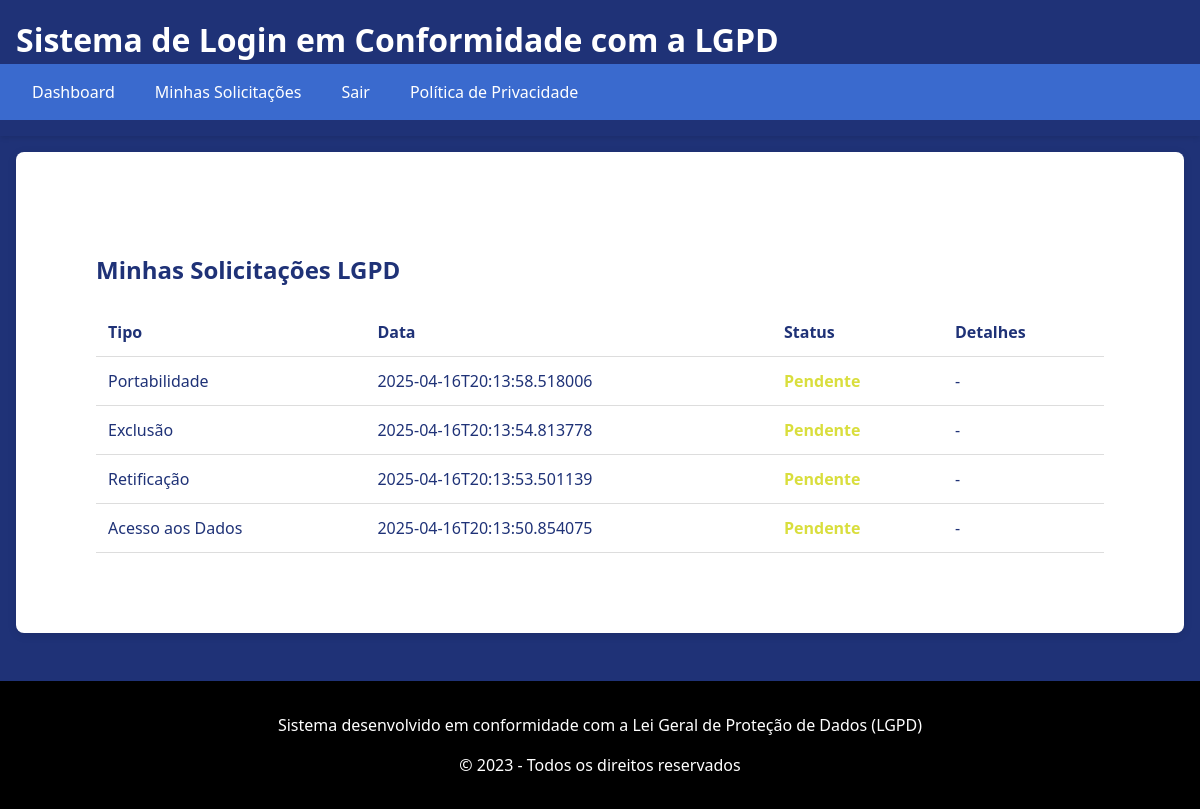
Page /my-requests (signed in) on the committed database.
### tables this page shows
CREATE TABLE data_requests (
        id INTEGER PRIMARY KEY AUTOINCREMENT,
        user_id INTEGER NOT NULL,
        request_type TEXT NOT NULL,
        request_status TEXT DEFAULT 'pending',
        request_data TEXT,
        created_at TEXT NOT NULL,
        processed_at TEXT,
        FOREIGN KEY (user_id) REFERENCES users (id)
    );

### app.py (the view)
@app.route('/my-requests')
def my_requests():
    if 'user_id' not in session:
        return redirect(url_for('login'))
    user_id = session['user_id']
    requests = DataRequest.get_user_requests(user_id)
    return render_template('my_requests.html', requests=requests)

### app.py (called while the page is built)
@app.before_request
def log_request():
    if 'user_id' in session:
        user_id = session['user_id']
        action = f"{request.method} {request.path}"
        ip_address = request.remote_addr
        user_agent = request.headers.get('User-Agent')
        User.log_access(user_id, action, ip_address, user_agent)

### database.py (called while the page is built)
def get_db_connection():
    conn = sqlite3.connect('lgpd_database.db')
    conn.row_factory = sqlite3.Row
    return conn

### models.py (called while the page is built)
    @staticmethod
    def log_access(user_id, action, ip_address=None, user_agent=None):
        conn = get_db_connection()
        cursor = conn.cursor()
        cursor.execute(
            'INSERT INTO access_logs (user_id, action, ip_address, user_agent, timestamp) VALUES (?, ?, ?, ?, ?)',
            (user_id, action, ip_address, user_agent, datetime.now().isoformat())
        )
        conn.commit()
        conn.close()

    @staticmethod
    def get_user_requests(user_id):
        conn = get_db_connection()
        cursor = conn.cursor()
        cursor.execute('SELECT * FROM data_requests WHERE user_id = ? ORDER BY created_at DESC', (user_id,))
        requests = cursor.fetchall()
        conn.close()
        return requests

### templates/my_requests.html (shortened to what this page needs)
{% extends "base.html" %}
{% block content %}
    <div class="requests-container">
        <h2>Minhas Solicitações LGPD</h2>
        {% if requests %}
            <table class="requests-table">
                <thead>
                    <tr>
                        <th>Tipo</th>
                        <th>Data</th>
                        <th>Status</th>
                        <th>Detalhes</th>
                    </tr>
                </thead>
                <tbody>
                    {% for request in requests %}
                        <tr>
                            <td>
                                {% if request['request_type'] == 'access' %}
                                    Acesso aos Dados
                                {% elif request['request_type'] == 'rectification' %}
                                    Retificação
                                {% elif request['request_type'] == 'deletion' %}
                                    Exclusão
                                {% elif request['request_type'] == 'portability' %}
                                    Portabilidade
                                {% else %}
                                    {{ request['request_type'] }}
                                {% endif %}
                            </td>
                            <td>{{ request['created_at'] }}</td>
                            <td>
                                <span class="status-{{ request['request_status'] }}">
                                    {% if request['request_status'] == 'pending' %}
                                        Pendente
                                    {% elif request['request_status'] == 'processing' %}
                                        Em Processamento
                                    {% elif request['request_status'] == 'completed' %}
                                        Concluído
                                    {% elif request['request_status'] == 'denied' %}
                                        Negado
                                    {% else %}
                                        {{ request['request_status'] }}
                                    {% endif %}
                                </span>
                            </td>
                            <td>
                                {% if request['request_data'] %}
                                    {{ request['request_data'] }}
                                {% else %}
                                    -
                                {% endif %}
                            </td>
                        </tr>
                    {% endfor %}
                </tbody>
            </table>
        {% else %}
            <p>Você não tem nenhuma solicitação registrada.</p>
        {% endif %}
    </div>
{% endblock %}

### templates/base.html (shortened to what this page needs)
<!DOCTYPE html>
<html lang="pt-BR">
<head>
    <link rel="stylesheet" href="{{ url_for('static', filename='css/style.css') }}">
</head>
<body>
    <header>
        <h1>Sistema de Login em Conformidade com a LGPD</h1>
        <nav>
            {% if 'user_id' in session %}
                <a href="{{ url_for('dashboard') }}">Dashboard</a>
                <a href="{{ url_for('my_requests') }}">Minhas Solicitações</a>
                <a href="{{ url_for('logout') }}">Sair</a>
            {% else %}
                <a href="{{ url_for('login') }}">Login</a>
                <a href="{{ url_for('register') }}">Registrar</a>
            {% endif %}
            <a href="{{ url_for('privacy') }}">Política de Privacidade</a>
        </nav>
    </header>
    <main>
        {% block content %}{% endblock %}
    </main>
    <footer>
        <p>Sistema desenvolvido em conformidade com a Lei Geral de Proteção de Dados (LGPD)</p>
        <p>© 2023 - Todos os direitos reservados</p>
    </footer>
</body>
</html>

### v2/static/css/style.css (style rules this page uses)
body { font-family: 'Segoe UI', Tahoma, Geneva, Verdana, sans-serif; line-height: 1.5; margin: 0; padding: 0; background-color: #1f3277; color: #1f3277; }
header { background-color: #1f3277; color: white; padding: 1rem 0; box-shadow: 0 2px 5px rgba(0,0,0,0.1); }
header h1 { margin: 0; padding: 0 1rem; font-size: 2.0rem; }
nav { display: flex; padding: 0.5rem 1rem; background-color: #417ae6c8; }
nav a { color: white; text-decoration: none; padding: 0.5rem 1rem; margin-right: 0.5rem; border-radius: 4px; transition: background-color 0.3s; }
main { padding: 1rem; max-width: 1200px; margin: 0 auto; }
footer { background-color: #000000; color: white; text-align: center; padding: 1rem 0; margin-top: 2rem; }
.requests-container { background-color: rgb(255, 255, 255); padding: 5rem; border-radius: 8px; box-shadow: 0 2px 10px rgba(0,0,0,0.1); }
.requests-table { width: 100%; border-collapse: collapse; margin-top: 1rem; }
.requests-table th, .requests-table td { padding: 0.75rem; text-align: left; border-bottom: 1px solid #ddd; }
.requests-table th { background-color: #ffffff; font-weight: 600; }
.status-pending { color: #d4da25e3; font-weight: 600; }

### rows in the picture
data_requests: request_type "Portabilidade", created_at "2025-04-16T20:13:58.518006", request_status "Pendente"
data_requests: request_type "Exclusão", created_at "2025-04-16T20:13:54.813778", request_status "Pendente"
data_requests: request_type "Retificação", created_at "2025-04-16T20:13:53.501139", request_status "Pendente"
data_requests: request_type "Acesso aos Dados", created_at "2025-04-16T20:13:50.854075", request_status "Pendente"
